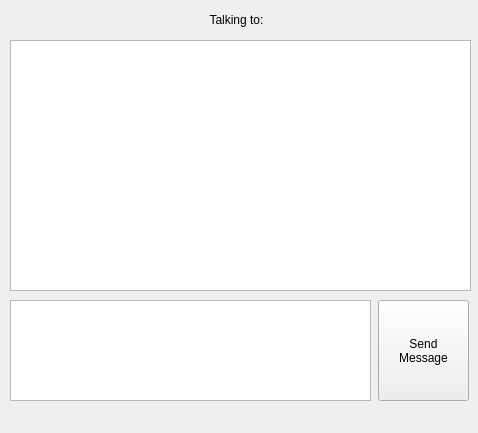
<?xml version="1.0" encoding="UTF-8"?>
<ui version="4.0">
 <class>ConversationWindow</class>
 <widget class="QMainWindow" name="ConversationWindow">
  <property name="geometry">
   <rect>
    <x>0</x>
    <y>0</y>
    <width>478</width>
    <height>433</height>
   </rect>
  </property>
  <property name="windowTitle">
   <string>MainWindow</string>
  </property>
  <widget class="QWidget" name="centralwidget">
   <widget class="QLabel" name="friendLabel">
    <property name="geometry">
     <rect>
      <x>6</x>
      <y>10</y>
      <width>461</width>
      <height>20</height>
     </rect>
    </property>
    <property name="text">
     <string>Talking to:</string>
    </property>
    <property name="alignment">
     <set>Qt::AlignCenter</set>
    </property>
   </widget>
   <widget class="QTextBrowser" name="messageDisplayArea">
    <property name="geometry">
     <rect>
      <x>10</x>
      <y>40</y>
      <width>461</width>
      <height>251</height>
     </rect>
    </property>
   </widget>
   <widget class="QTextEdit" name="inputField">
    <property name="geometry">
     <rect>
      <x>10</x>
      <y>300</y>
      <width>361</width>
      <height>101</height>
     </rect>
    </property>
   </widget>
   <widget class="QPushButton" name="sendMessageButton">
    <property name="geometry">
     <rect>
      <x>378</x>
      <y>300</y>
      <width>91</width>
      <height>101</height>
     </rect>
    </property>
    <property name="text">
     <string>Send 
Message</string>
    </property>
   </widget>
  </widget>
  <widget class="QMenuBar" name="menubar">
   <property name="geometry">
    <rect>
     <x>0</x>
     <y>0</y>
     <width>478</width>
     <height>25</height>
    </rect>
   </property>
  </widget>
 </widget>
 <resources/>
 <connections/>
</ui>
